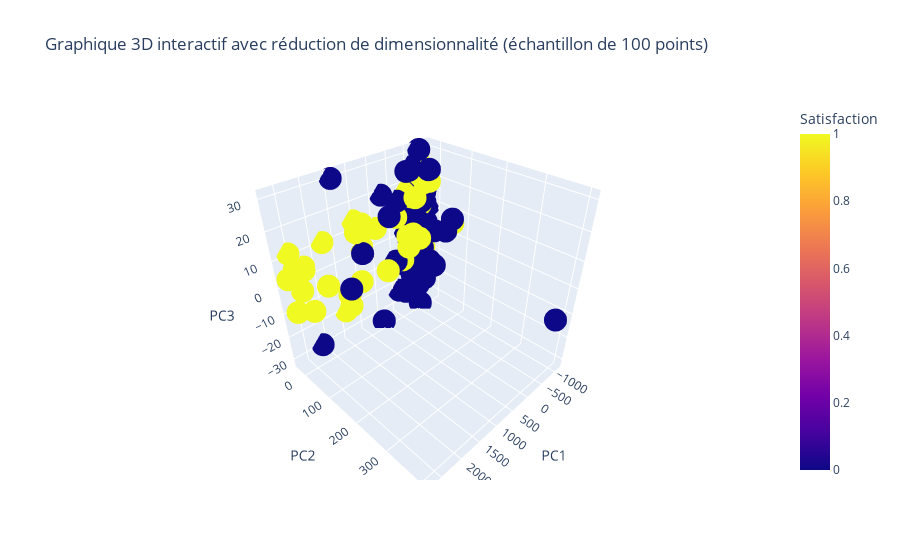

The notebook cell saved with this chart:
### Code cell
import pandas as pd
import plotly.express as px
data = pd.read_csv("Airline_Dataset.csv")

data = data.rename(columns={
    'Gender': 'Gender',
    'Customer Type': 'Customer_Type',
    'Type of Travel': 'Type_of_Travel',
    'Class': 'Class',
    'Satisfaction': 'Satisfaction',
    'id': 'ID',
    'Age': 'Age',
    'Flight Distance': 'Flight_Distance',
    'Departure/Arrival time convenient': 'Departure_Arrival_time_convenient',
    'Ease of Online booking': 'Ease_of_Online_booking',
    'Gate location': 'Gate_location',
    'Departure Delay in Minutes': 'Departure_Delay_in_Minutes',
    'Arrival Delay in Minutes': 'Arrival_Delay_in_Minutes',
    'Inflight wifi service': 'Inflight_wifi_service',
    'Food and drink': 'Food_and_drink',
    'Online boarding': 'Online_boarding',
    'Seat comfort': 'Seat_comfort',
    'Inflight entertainment': 'Inflight_entertainment',
    'On-board service': 'On_board_service',
    'Leg room service': 'Leg_room_service',
    'Baggage handling': 'Baggage_handling',
    'Checkin service': 'Checkin_service',
    'Inflight service': 'Inflight_service',
    'Cleanliness': 'Cleanliness'

})

data = data.dropna()


data['Total_Delay'] = data['Departure_Delay_in_Minutes'] + data['Arrival_Delay_in_Minutes']
data=data.drop(['Departure_Delay_in_Minutes'], axis=1)
data=data.drop(['Arrival_Delay_in_Minutes'], axis=1)

data['Satisfaction'] = data['Satisfaction'].map({'neutral or dissatisfied': 0, 'satisfied': 1})

groundT =data['Satisfaction']
data=data.drop(['ID'], axis=1)

data = pd.get_dummies(data, columns=['Gender', 'Customer_Type', 'Type_of_Travel', 'Class'])

import pandas as pd
import plotly.express as px
from sklearn.decomposition import PCA


pca = PCA(n_components=3)
data_3d = pca.fit_transform(data.drop('Satisfaction', axis=1))  
data_3d_df = pd.DataFrame(data_3d, columns=['PC1', 'PC2', 'PC3'])
data_sampled = data_3d_df.sample(n=100)

data_sampled['Satisfaction'] = data['Satisfaction'].iloc[data_sampled.index].values

fig = px.scatter_3d(data_sampled, x='PC1', y='PC2', z='PC3', color='Satisfaction',
                    title='Graphique 3D interactif avec réduction de dimensionnalité (échantillon de 100 points)')

fig.show()

### Figure 1 — Plotly figure (JSON) as saved in the notebook; plotly's stock layout.template omitted (floating-point values rounded to 4 significant figures)
{"data": [{"hovertemplate": "PC1=%{x}<br>PC2=%{y}<br>PC3=%{z}<br>Satisfaction=%{marker.color}<extra></extra>", "legendgroup": "", "marker": {"color": [1, 0, 0, 0, 0, 0, 1, 1, 1, 1, 0, 1, 1, 0, 1, 0, 0, 0, 0, 0, 0, 0, 0, 0, 1, 1, 0, 1, 0, 1, 0, 0, 1, 1, 0, 0, 0, 1, 0, 0, 0, 1, 0, 0, 0, 1, 1, 0, 0, 1, 0, 0, 0, 0, 0, 0, 1, 0, 0, 0, 0, 0, 1, 0, 0, 0, 0, 1, 0, 1, 1, 0, 0, 0, 1, 0, 0, 1, 1, 1, 1, 0, 1, 1, 1, 1, 0, 0, 1, 1, 0, 1, 0, 0, 1, 1, 0, 0, 1, 1], "coloraxis": "coloraxis", "symbol": "circle"}, "mode": "markers", "name": "", "scene": "scene", "showlegend": false, "type": "scatter3d", "x": [-233.2, 188.8, -857.2, -357.2, -825.2, 1437.0, -657.2, 886.8, -786.2, 1454.0, 756.8, 2611.0, -1050.0, -101.2, -682.2, -853.2, -377.2, -993.2, -596.2, -709.2, -369.2, -815.2, -963.3, -1000.0, 1366.0, 2484.0, -990.2, -337.2, -829.2, -836.2, -900.2, -463.2, 1045.0, 489.8, -384.2, -549.2, -878.2, -963.2, 983.8, 4.776, -143.2, 2279.0, -356.2, -337.2, -1108.0, -547.2, 1843.0, -786.2, -66.24, -907.2, -985.2, 2161.0, -918.2, -931.2, 284.8, -924.2, -839.2, -558.2, -781.2, -377.2, -907.2, -1081.0, -211.2, 257.8, 1060.0, -523.2, -645.2, 1487.0, -602.2, 884.8, -905.2, -784.2, -585.2, -522.2, -181.2, -540.2, 1727.0, -277.2, 374.8, 1809.0, -94.2, -986.2, -33.2, -254.2, 2405.0, 2541.0, -264.2, 553.7, 2699.0, 2296.0, -579.3, 1462.0, -657.2, -879.2, -949.2, 2564.0, -328.2, -666.2, 1046.0, -501.2], "y": [25.23, 189.2, -29.77, -29.75, 25.27, -29.79, -29.73, -29.75, -28.79, 50.26, 150.3, -21.72, -29.79, -29.69, -29.7, -11.77, -29.75, -29.75, -29.76, 19.21, -29.78, -29.7, -29.68, -26.74, -20.71, 29.27, -29.78, -28.78, -29.71, -15.77, -29.71, -29.74, -29.77, -29.76, -18.73, -16.76, 19.3, -9.778, -12.74, -22.72, -29.77, -29.74, -19.78, -26.74, -29.75, -27.77, -22.73, -25.8, 2.308, 79.24, -15.78, -29.67, -29.73, -29.69, -29.78, -29.77, -29.75, -29.79, 405.3, -29.71, -29.77, -29.76, -0.7373, -6.755, 221.2, -29.74, -29.75, 3.291, -29.7, -22.77, -29.73, -11.7, -1.741, -29.79, 5.268, -19.7, 52.28, 10.26, -5.72, -29.76, -29.76, -29.76, 63.25, -29.71, -27.73, -29.76, -26.71, -10.66, -15.75, -27.75, -2.66, -29.69, 82.26, -29.75, -29.72, -8.756, -2.702, -28.69, -22.76, -29.77], "z": [18.03, 20.69, 18.8, 11.04, 1.79, 30.31, -0.5161, 3.2, 26.71, -1.476, -1.215, -9.423, 22.14, -23.33, -15.44, 16.84, 6.995, 9.924, 12.35, 25.71, 17.08, -14.25, -24.09, 1.976, -12.62, -6.073, 19.03, 17.07, -8.338, 18.82, -9.095, 5.191, 13.97, 7.803, -1.904, 10.41, -14.11, 19.05, 2.083, -8.513, 14.74, 5.064, 25.0, 2.04, 8.155, 14.41, -5.259, 30.74, -21.31, 7.216, 23.03, -28.79, -1.105, -20.04, 19.11, 16.89, 9.746, 25.38, -9.332, -8.985, 15.94, 9.18, 1.931, 12.12, 14.38, 0.2381, 10.51, -14.61, -12.66, 12.23, -0.1244, -13.24, 5.417, 24.3, -2.046, -18.67, -2.055, 3.044, -8.961, 10.78, 8.691, 13.94, 5.788, -10.21, -3.079, 11.63, -12.08, -31.35, 4.466, 4.057, -31.61, -19.7, 5.741, 10.79, -9.019, 7.688, -15.93, -21.49, 9.943, 17.32]}], "layout": {"coloraxis": {"colorbar": {"title": {"text": "Satisfaction"}}, "colorscale": [[0, "#0d0887"], [0.1111, "#46039f"], [0.2222, "#7201a8"], [0.3333, "#9c179e"], [0.4444, "#bd3786"], [0.5556, "#d8576b"], [0.6667, "#ed7953"], [0.7778, "#fb9f3a"], [0.8889, "#fdca26"], [1, "#f0f921"]]}, "legend": {"tracegroupgap": 0}, "scene": {"domain": {"x": [0, 1], "y": [0, 1]}, "xaxis": {"title": {"text": "PC1"}}, "yaxis": {"title": {"text": "PC2"}}, "zaxis": {"title": {"text": "PC3"}}}, "title": {"text": "Graphique 3D interactif avec réduction de dimensionnalité (échantillon de 100 points)"}}}
